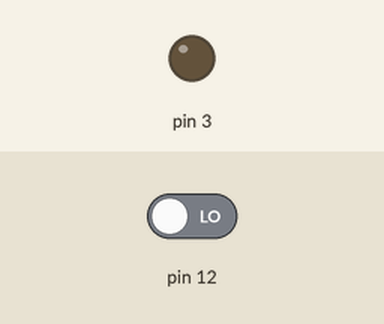
Simulated run of this sketch. Board: Arduino Uno, built with avr-gcc and run on an emulated ATmega328P. On the bench: output pins drawn as LEDs (lit = HIGH). The test bench sets the inputs (shaded band); at power-on: pin 12 LOW.

Above: at 1.2 s.
1.3 s: pin 12 driven HIGH
At 2.6 s:
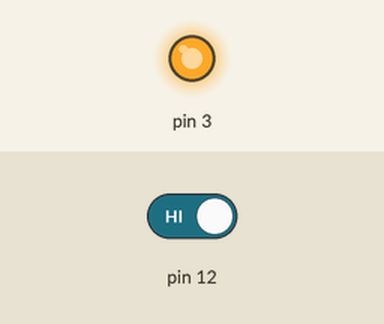
Timing chart, 0 to 4.3 s (numbered marks = the images above; inputs shaded):
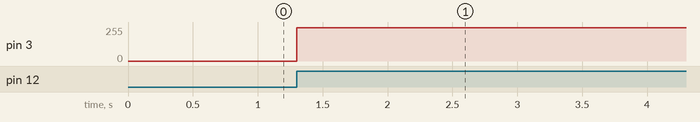

Measured:
- after the input at 1.3 s, pin 3: 0/255 → 250/255 at once

The sketch:

motorDC.ino
```cpp
int e = 0;


void setup() {
  pinMode(12, INPUT);
 pinMode(3, OUTPUT);
}

void loop() {

e = digitalRead(12);
if(e==HIGH){analogWrite(3,250); }
else{analogWrite(3, 0);}
}
```
